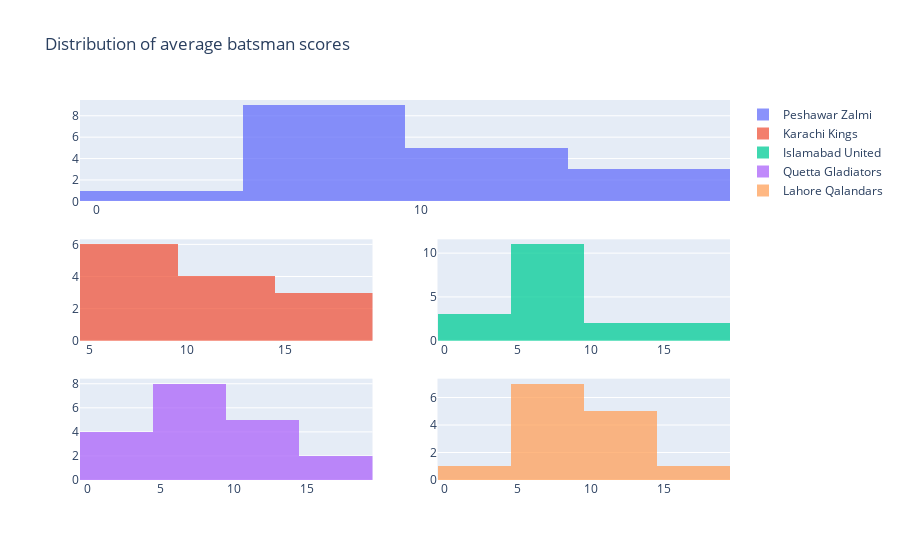

This figure's notebook cell:
### Code cell
##Creating PlayerScore column as the sum of all metrics

dfscore['PlayerScore'] = dfscore['TotalRunsRank'] + dfscore['Strike_rateRank'] + dfscore['wicketRank'] + dfscore['EconomyRank'] + dfscore['Bat_varRank'] + dfscore['Bowl_varRank']

##Histogram with distribution

team_list = list(dfscore['Team'].unique())

trace0 = go.Histogram(x= dfscore.loc[dfscore['Team'] == team_list[0], 'PlayerScore'], opacity = 0.75, name = team_list[0])
trace1 = go.Histogram(x= dfscore.loc[dfscore['Team'] == team_list[1], 'PlayerScore'], opacity = 0.75, name = team_list[1])
trace2 = go.Histogram(x= dfscore.loc[dfscore['Team'] == team_list[2], 'PlayerScore'], opacity = 0.75, name = team_list[2])
trace3 = go.Histogram(x= dfscore.loc[dfscore['Team'] == team_list[3], 'PlayerScore'], opacity = 0.75, name = team_list[3])
trace4 = go.Histogram(x= dfscore.loc[dfscore['Team'] == team_list[4], 'PlayerScore'], opacity = 0.75, name = team_list[4])

fig4 = make_subplots(rows =3, cols = 2)
fig4.append_trace(trace0,1,1)
fig4.append_trace(trace1,2,1)
fig4.append_trace(trace2,2,2)
fig4.append_trace(trace3,3,1)
fig4.append_trace(trace4,3,2)

fig4.layout.title = dict(text = 'Distribution of average batsman scores')
fig4.layout.xaxis = dict(tickmode = 'linear', dtick = 10)

fig4.show()

##Peshawar and quetta have the clear standout players
##Makes sensse as they both were the tournamnet finalist with Peshawar winning the final

### Figure 1 — Plotly figure (JSON) as saved in the notebook; plotly's stock layout.template omitted (floating-point values rounded to 4 significant figures)
{"data": [{"name": "Peshawar Zalmi", "opacity": 0.75, "x": [9, 14, 9, 14, 6, 15, 6, 9, 15, 7, 7, 12, 13, 16, 6, 10, 2, 6], "type": "histogram", "xaxis": "x", "yaxis": "y"}, {"name": "Karachi Kings", "opacity": 0.75, "x": [8, 9, 13, 10, 9, 10, 18, 15, 8, 17, 5, 14, 6], "type": "histogram", "xaxis": "x3", "yaxis": "y3"}, {"name": "Islamabad United", "opacity": 0.75, "x": [8, 17, 8, 8, 8, 8, 16, 6, 10, 8, 7, 14, 2, 2, 3, 8, 6, 5], "type": "histogram", "xaxis": "x4", "yaxis": "y4"}, {"name": "Quetta Gladiators", "opacity": 0.75, "x": [8, 9, 9, 9, 7, 15, 14, 15, 14, 5, 13, 8, 6, 2, 2, 2, 12, 2, 14], "type": "histogram", "xaxis": "x5", "yaxis": "y5"}, {"name": "Lahore Qalandars", "opacity": 0.75, "x": [9, 9, 8, 8, 16, 9, 9, 14, 14, 11, 13, 11, 7, 3], "type": "histogram", "xaxis": "x6", "yaxis": "y6"}], "layout": {"xaxis": {"dtick": 10, "tickmode": "linear"}, "yaxis": {"anchor": "x", "domain": [0.7333, 1]}, "xaxis2": {"anchor": "y2", "domain": [0.55, 1]}, "yaxis2": {"anchor": "x2", "domain": [0.7333, 1]}, "xaxis3": {"anchor": "y3", "domain": [0, 0.45]}, "yaxis3": {"anchor": "x3", "domain": [0.3667, 0.6333]}, "xaxis4": {"anchor": "y4", "domain": [0.55, 1]}, "yaxis4": {"anchor": "x4", "domain": [0.3667, 0.6333]}, "xaxis5": {"anchor": "y5", "domain": [0, 0.45]}, "yaxis5": {"anchor": "x5", "domain": [0, 0.2667]}, "xaxis6": {"anchor": "y6", "domain": [0.55, 1]}, "yaxis6": {"anchor": "x6", "domain": [0, 0.2667]}, "title": {"text": "Distribution of average batsman scores"}}}
